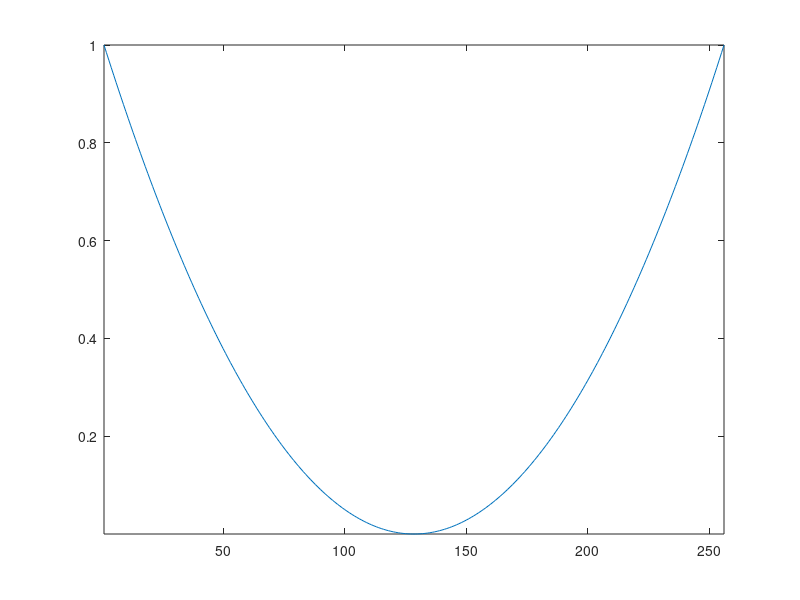

This figure's MATLAB source:
%% Sample Numerical Tour
% This tour defines and plot a discretized function.

%% Ploting a function

%%
% One can define the function
% \[f : x \in [-1,1] \rightarrow x^2 \in \mathbb{R}^+\]
% in matlab as a discretized vector.

f = linspace(-1,1,256).^2;

%EXO
%% As an exercise, display the function.
clf; h = plot(f); axis tight;
%EXO